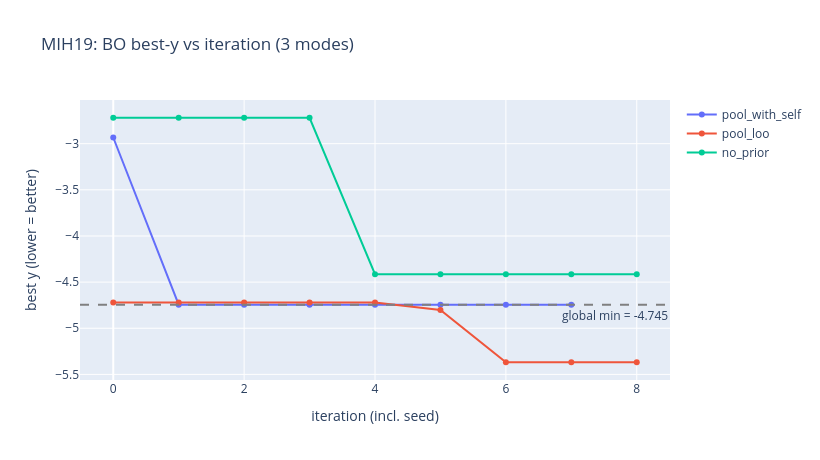

The notebook cell saved with this chart:
### Markdown cell above
## Cell 5 - simulated BO in all 3 prior modes

Each mode replays the BO loop on `MIH19`'s 14 measured geometries. We compare the best-y curves to see how prior data accelerates convergence. Lower y is better.

### Code cell
results = {}
for mode in opt_pipeline.PriorMode:
    res = opt_pipeline.run_personalised_bo(
        TARGET_MIH, df=df, mode=mode, objective='combined',
        n_iter=8, seed_n=2, kernel='matern52', acquisition='EI',
        n_restarts=3, seed=RANDOM_SEED,
    )
    results[mode] = res
    print(f"[{mode.value:>16}] best_y={res.best_y:.3f} at geom={res.best_geometry}, n_visited={len(res.history.visited_indices)}")

fig = go.Figure()
for mode, res in results.items():
    fig.add_trace(go.Scatter(
        x=list(range(len(res.history.best_y_curve))),
        y=res.history.best_y_curve,
        mode='lines+markers', name=mode.value,
    ))
global_min = float(results[opt_pipeline.PriorMode.POOL_INCLUDING_SELF].target_geometries['y_objective'].min())
fig.add_hline(y=global_min, line_dash='dash', line_color='gray',
              annotation_text=f'global min = {global_min:.3f}', annotation_position='bottom right')
fig.update_layout(title=f'{TARGET_MIH}: BO best-y vs iteration (3 modes)',
                   xaxis_title='iteration (incl. seed)', yaxis_title='best y (lower = better)',
                   width=820, height=460)
fig.show()

### Figure 1 — Plotly figure (JSON) as saved in the notebook; plotly's stock layout.template omitted (floating-point values rounded to 4 significant figures)
{"data": [{"mode": "lines+markers", "name": "pool_with_self", "type": "scatter", "x": [0, 1, 2, 3, 4, 5, 6, 7], "y": [-2.933, -4.745, -4.745, -4.745, -4.745, -4.745, -4.745, -4.745]}, {"mode": "lines+markers", "name": "pool_loo", "type": "scatter", "x": [0, 1, 2, 3, 4, 5, 6, 7, 8], "y": [-4.722, -4.722, -4.722, -4.722, -4.722, -4.802, -5.368, -5.368, -5.368]}, {"mode": "lines+markers", "name": "no_prior", "type": "scatter", "x": [0, 1, 2, 3, 4, 5, 6, 7, 8], "y": [-2.719, -2.719, -2.719, -2.719, -4.414, -4.414, -4.414, -4.414, -4.414]}], "layout": {"annotations": [{"showarrow": false, "text": "global min = -4.745", "x": 1, "xanchor": "right", "xref": "x domain", "y": -4.745, "yanchor": "top", "yref": "y"}], "height": 460, "shapes": [{"line": {"color": "gray", "dash": "dash"}, "type": "line", "x0": 0, "x1": 1, "xref": "x domain", "y0": -4.745, "y1": -4.745, "yref": "y"}], "title": {"text": "MIH19: BO best-y vs iteration (3 modes)"}, "width": 820, "xaxis": {"title": {"text": "iteration (incl. seed)"}}, "yaxis": {"title": {"text": "best y (lower = better)"}}}}
